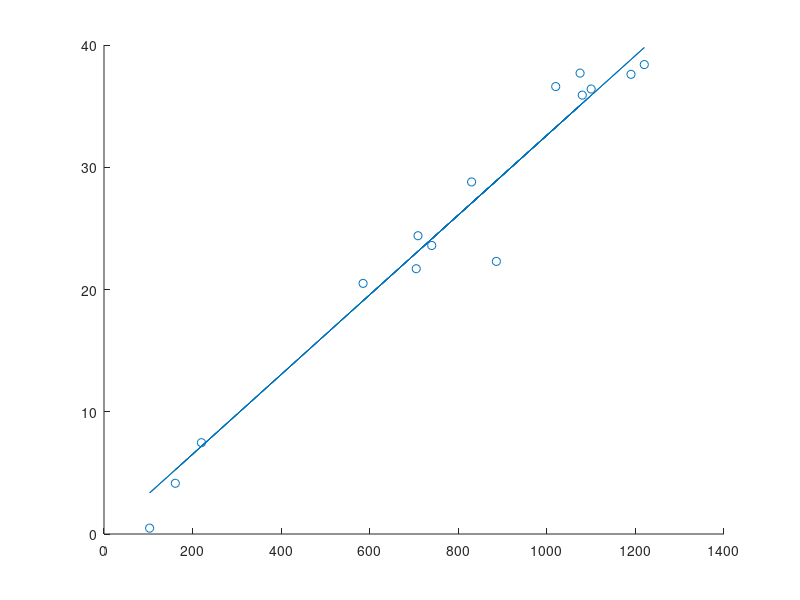

Source code (MATLAB):
% data = [20.5,156
% 31.9,375
% 11.42,277];
% data = [35.1,870
% 20.8,322
% 0.4,110];
data=[36.4,1100
23.6,740
35.9,1080
7.47,220
0.480,103
22.3,886
20.5,585
36.6,1020
24.4,709
4.15,161
37.7,1075
28.8,830
38.4,1220
37.6,1190
21.7,705];

% data=[21.7,705
% 41,1170];

y = data(:,1);
x = data(:,2);

X =  x;
b = X\y;
figure(111);
%clf
scatter(x,y,'kx')
yCalc2 = X*b;
hold on
plot(x,yCalc2,'-')

